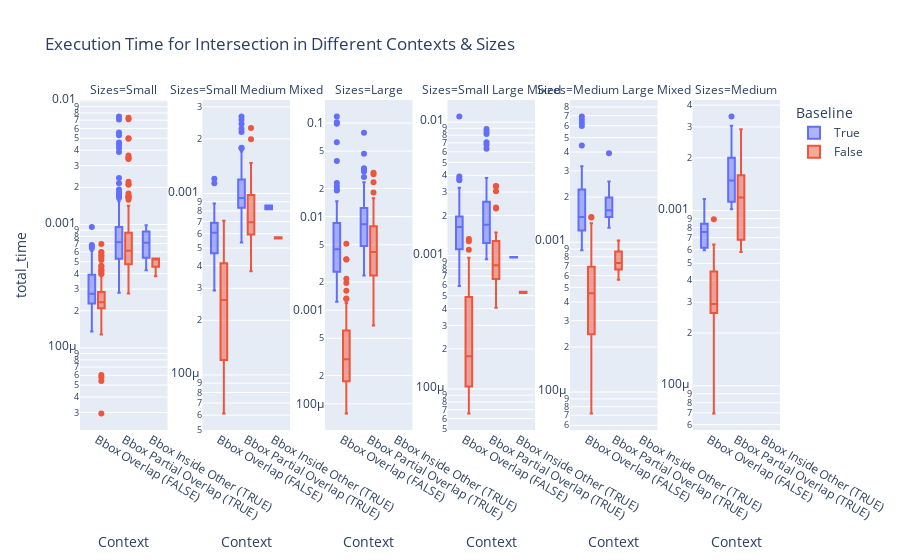
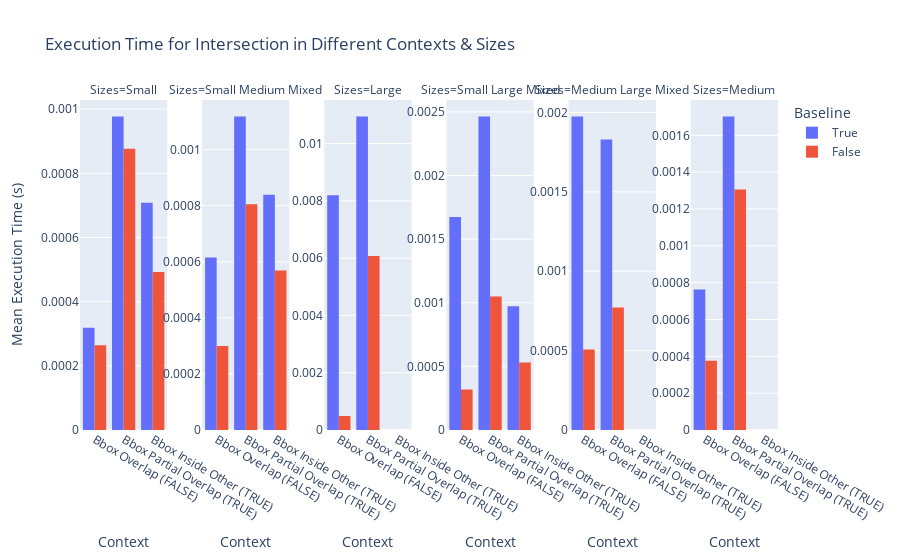

These figures' notebook cell, in order:
### Markdown cell above
#### Total time Analysis

### Code cell
plot_total_time_box(total_time_df, is_predicate=False, size_cat_excl=[], log_scale=True) #
plot_total_time_bars(total_time_df, is_predicate=False, size_cat_excl=[], log_scale=False) #
